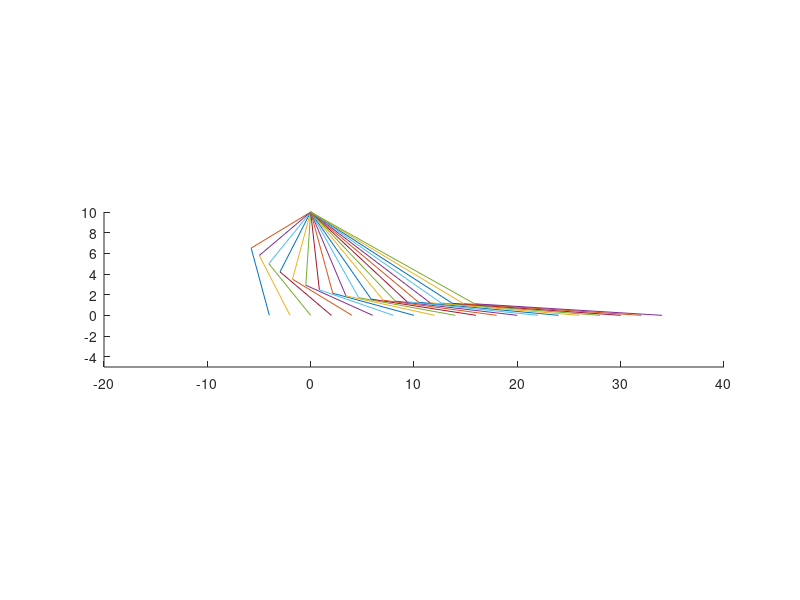

Reproduce this figure in MATLAB.

figure
l1=4;
l2=4;
q1_Position=[0 10];
xlimit=[-20 40];
ylimit=[-5 10];
lastTouchPoint=-6;



for i=1:20     
    x(1) = q1_Position(1);
    y(1) = q1_Position(2);
    x(2) = q1_Position(1);
    y(2) = 0;
    x(3) = lastTouchPoint+i*2; 
    y(3) = 0;
    x(4) = q1_Position(1); 
    y(4) = q1_Position(2);
   
    mid_Hip_x=(q1_Position(1)-x(3))/2;
    mid_Hip_y=(q1_Position(2)-y(3))/2;
    
    slope=(y(3)-q1_Position(2))/(x(3)-q1_Position(1));
    deg=atand(slope);

%     plot(x(:),y(:));
    hold on 
    
    foot_q1_distance=sqrt(((x(1)-x(2))^2)-(y(1)-y(2))^2);
    c=sqrt(l1^2-(foot_q1_distance/2));
    

    if (x(3)<q1_Position(1))
%         plot ([mid_Hip_x+x(3) (mid_Hip_x+x(3))+(c*cosd(90+deg))], [mid_Hip_y+y(3) (mid_Hip_y+y(3))+(c*sind(90+deg))]);
%         hold on
        plot ([(mid_Hip_x+x(3))+(c*cosd(90+deg)) x(3)], [(mid_Hip_y+y(3))+(c*sind(90+deg)) y(3)]);
        hold on
        plot ([(mid_Hip_x+x(3))+(c*cosd(90+deg)) x(1)], [(mid_Hip_y+y(3))+(c*sind(90+deg)) y(1)]);

    else
%         plot ([mid_Hip_x+x(3) (mid_Hip_x+x(3))+(-c*cosd(90+deg))], [mid_Hip_y+y(3) (mid_Hip_y+y(3))+(-c*sind(90+deg))]);
%         hold on
        plot ([(mid_Hip_x+x(3))+(-c*cosd(90+deg)) x(3)], [(mid_Hip_y+y(3))+(-c*sind(90+deg)) y(3)]);
        hold on
        plot ([(mid_Hip_x+x(3))+(-c*cosd(90+deg)) x(1)], [(mid_Hip_y+y(3))+(-c*sind(90+deg)) y(1)]);
    end
    xlim(xlimit);
    ylim(ylimit);
    pbaspect([1 (ylimit(1)-ylimit(2))/(xlimit(1)-xlimit(2)) 1])
%     title(['Posture with  q1:  ' num2str(rad2deg(q1_F_Uplimit))  'and    q2:  ' num2str(rad2deg(q2_F_Uplimit)) '  (deg) '])
%     xlabel('cm')
%     ylabel('cm')

    hold on
end